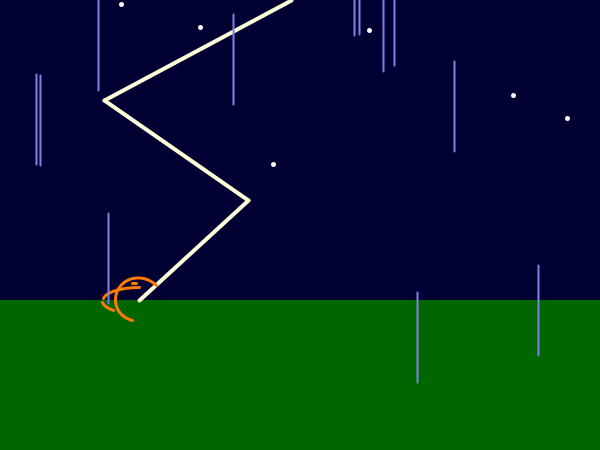
Frame 1 (no input)
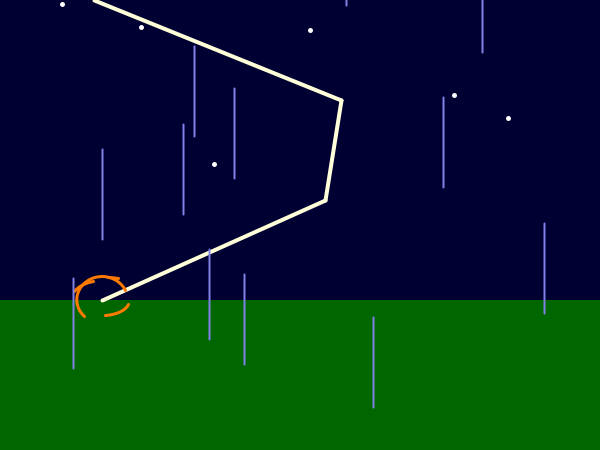
Frame 60 (the mouse pressed at the canvas centre just before this capture)
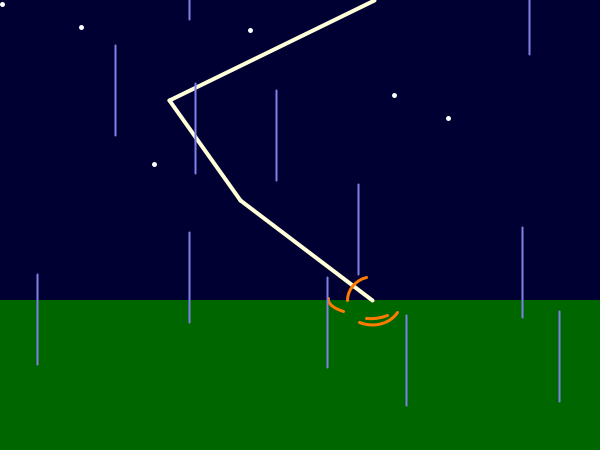
Frame 120 (the mouse held since frame 60 and released just before this capture)

The Processing sketch that drew these frames (run headless with seeded random() and noise(); from frame 60 on, the mouse is pressed at the canvas centre):

// Processing sketch: processing_64031
// ── processing_64031.pde

boolean x = false;

int a = int(random(600));
int b = int(random(600));
int c = int(random(600));
int d = int(random(600));

int i = int(random(600));
int j = int(random(300));
int k = int(random(600));
int l = int(random(300));
int m = int(random(600));
int n = int(random(300));
int o = int(random(600));
int p = int(random(300));
int mstarx = int(random(600));
int mstary = int(random(300));
int s = int(random(600));
int t = int(random(300));
int u = int(random(600));
int v = int(random(300));

void setup()
{
  size(600, 450);
  strokeWeight(4);
  frameRate(25);
  stroke(255, 255, 217);
}

void draw()
{
  int e = int(random(-100, 100));
  int f = int(random(-100, 100));
  int g = int(random(-100, 100));
  int h = int(random(-100, 100));
  a = a + e;
  b = b + f;
  c = c + g;
  d = d + h;

  if (a > 400)
  {
    x = true;
  } 
  else {
    x = false;
  }

  if (x)
  {
    a = a - 2 * (a - 400);
  }
  if (!x)
  {
  }

  if (b > 400)
  {
    x = true;
  } 
  else {
    x = false;
  }
  if (x)
  {
    b = b - 2 * (b - 400);
  }
  if (!x)
  {
  }

  if (c > 400)
  {
    x = true;
  } 
  else {
    x = false;
  }
  if (x)
  {
    c = c - 2 * (c - 400);
  }
  if (!x)
  {
  }

  if (d > 400)
  {
    x = true;
  } 
  else {
    x = false;
  }
  if (x)
  {
    d = d - 2 * (d - 400);
  }
  if (!x)
  {
  }

  if (a < 0)
  {
    x=true;
  } 
  else {
    x=false;
  }
  if (x)
  {
    a = -a;
  }

  if (b<0)
  {
    x=true;
  } 
  else {
    x=false;
  }
  if (x)
  {
    b=-b;
  }

  if (c<0)
  {
    x=true;
  } 
  else {
    x=false;
  }
  if (x)
  {
    c=-c;
  }

  if (d<0)
  {
    x=true;
  } 
  else {
    x=false;
  }
  if (x)
  {
    d=-d;
  }
  background(0, 0, 50); //navy background
  strokeWeight(0); //no border for the green ground
  stroke(0, 102, 0); //green border for ground
  fill(0, 102, 0); //fill the rectangle to make green ground
  rect(0, 300, 600, 150); //green ground
  noFill(); //cancels the green filling for future convencience

  stroke(255, 255, 217); //make lightning yellow-white
  strokeWeight(4); //give lightning thickness
  line(a, 0, b, 100); //top part of lightning
  line(b, 100, c, 200); //middle part of lightning
  line(c, 200, d, 300); //lower part of lightning

  strokeWeight(3); //make arcs thick enough
  stroke(255, 122, 0); //make arcs orange
  arc(d, 300, random(40, 70), random(20, 50), random(0, TWO_PI), random(0, TWO_PI));
  //make arcs of random heighth, width,position, and length at strike
  arc(d, 300, random(40, 70), random(20, 50), random(0, TWO_PI), random(0, TWO_PI));
  //do it again
  arc(d, 300, random(40, 70), random(20, 50), random(0, TWO_PI), random(0, TWO_PI));
  //and again
  arc(d, 300, random(40, 70), random(20, 50), random(0, TWO_PI), random(0, TWO_PI));
  //again
  arc(d, 300, random(70, 100), random(20, 70), random(0, TWO_PI), random(0, TWO_PI));
  //again, slightly bigger
  arc(d, 300, random(70, 100), random(20, 70), random(0, TWO_PI), random(0, TWO_PI));
  //again

  i=i-1; //moves stars to the left each frame
  k=k-1;
  m=m-1;
  o=o-1;
  mstarx=mstarx-1;
  s=s-1;
  u=u-1;

  if (i<0)
  {
    i=i+600;
  }
  if (k<0)
  {
    k+=600;
  }
  if (m<0)
  {
    m+=600;
  }
  if (o<0)
  {
    o+=600;
  }
  if (mstarx<0);
  {
    mstarx+=600;
  }
  if (s<0)
  {
    s+=600;
  }
  if (u<0)
  {
    u+=600;
  }


  strokeWeight(5); //set size of stars
  stroke(255, 255, 255); //make stars white
  point(i,j);
  point(k,l);
  point(m,n);
  point(o,p);
  point(mstarx,mstary);
  point(s,t); //plots all stars
  point(u,v);
  
  int aa = int(random(600));
  int ab = int(random(600));
  int ac = int(random(600));
  int ad = int(random(600));
  int ae = int(random(600));
  int af = int(random(600));
  int ag = int(random(600));
  int ah = int(random(600));
  int ai = int(random(600));
  int aj = int(random(600));
  int ak = int(random(600));
  int al = int(random(600));
  
  int ba = int(random(-90,320));
  int bb = int(random(-90,320));
  int bc = int(random(-90,320));
  int bd = int(random(-90,320));
  int be = int(random(-90,320));
  int bf = int(random(-90,320));
  int bg = int(random(-90,320));
  int bh = int(random(-90,320));
  int bi = int(random(-90,320));
  int bj = int(random(-90,320));
  int bk = int(random(-90,320));
  int bl = int(random(-90,320));
  
  strokeWeight(2); //make rain 2 pixels thick
  stroke(128,128,230); //make rain blue-grey
  line(aa,ba,aa,ba+90);
  line(ab,bb,ab,bb+90);
  line(ac,bc,ac,bc+90);
  line(ad,bd,ad,bd+90);
  line(ae,be,ae,be+90);
  line(af,bf,af,bf+90);
  line(ag,bg,ag,bg+90);
  line(ah,bh,ah,bh+90);
  line(ai,bi,ai,bi+90);
  line(aj,bj,aj,bj+90);
  line(ak,bk,ak,bk+90);
  line(al,bl,al,bl+90);


}
